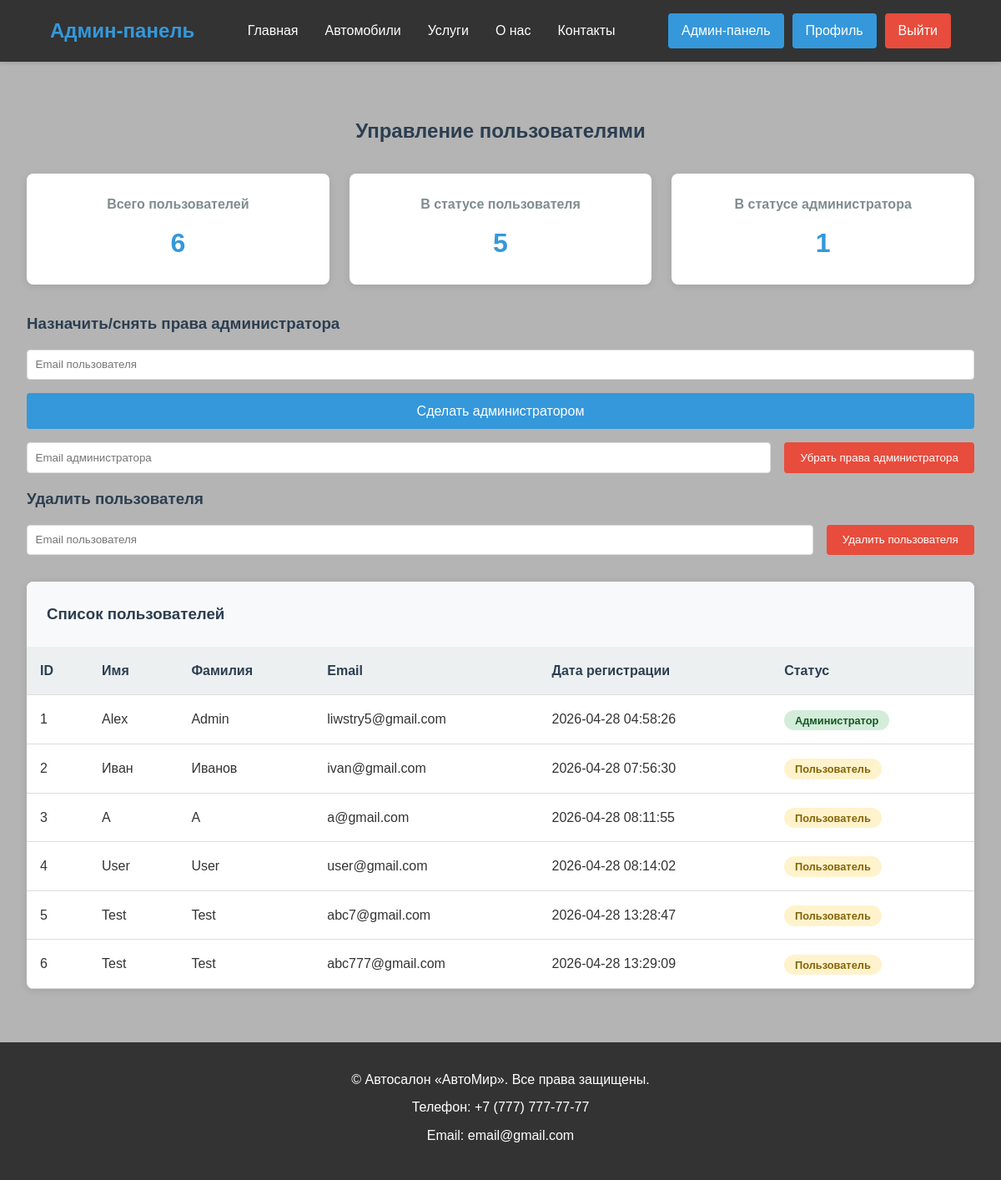
Page /admin/users (signed in) on the committed database.
### database/setup_db/models/users_ml.py (models this page shows, shortened)
class Users(db.Model):
    id = db.Column(db.Integer, primary_key=True)
    name = db.Column(db.String(100), nullable=False)
    last_name = db.Column(db.String(100), nullable=False)
    email = db.Column(db.String(100), nullable=False, unique=True)
    password = db.Column(db.String(100), nullable=False)
    city = db.Column(db.String(100))
    date_create = db.Column(db.DateTime, default=func.datetime(func.now(), "+3 hours"), index=True)
    is_admin = db.Column(db.Boolean, default=False)
    @property
    def is_authenticated(self):
        return True

### routes/admin_routes.py (the view)
        @self.app.route("/admin/users")
        def admin_users():
            return self.admin.open_users_panel()

### app.py (called while the page is built)
@lm.user_loader
def load_user(user_id):
    return db.session.get(Users, user_id)

### logic/pages/admin/users_handler.py (called while the page is built)
    def _get_stats(self):
        all_users = Users.query.count()
        users_count = Users.query.filter_by(is_admin=False).count()
        admin_count = Users.query.filter_by(is_admin=True).count()
        users = Users.query.all()
        return {
            "all_users": all_users,
            "users_count": users_count,
            "admin_count": admin_count,
            "users": users
        }

    def open_users_panel(self):
        if not current_user.is_authenticated or not current_user.is_admin:
            return render_template("errors/404.html")
        return render_template("admin/users.html", **self._get_stats())

### templates/admin/users.html
{% extends "admin/admin.html" %}
{% block content %}
<link rel="stylesheet" href="{{url_for('static', filename='css/admin.css')}}">
<div class="admin-container">
    <h2>Управление пользователями</h2>
    <div class="admin-stats">
        <div class="stat-card">
            <h3>Всего пользователей</h3>
            <p class="stat-number">{{all_users}}</p>
        </div>
        <div class="stat-card">
            <h3>В статусе пользователя</h3>
            <p class="stat-number">{{users_count}}</p>
        </div>
        <div class="stat-card">
            <h3>В статусе администратора</h3>
            <p class="stat-number">{{admin_count}}</p>
        </div>
    </div>
    <div class="admin-controls">
        <h3>Назначить/снять права администратора</h3>
        <form method="POST" action="/admin/users/admin-add" class="admin-form">
            <input type="email" name="email" placeholder="Email пользователя" required>
            <button type="submit" class="btn btn-primary">Сделать администратором</button>
        </form>
        <form method="POST" action="/admin/users/admin-remove" class="admin-form">
            <input type="email" name="email" placeholder="Email администратора" required>
            <button type="submit" class="btn btn-danger">Убрать права администратора</button>
        </form>
        <h3>Удалить пользователя</h3>
        <form method="POST" action="/admin/users/user-remove" class="admin-form">
            <input type="email" name="email" placeholder="Email пользователя" required>
            <button type="submit" class="btn btn-danger">Удалить пользователя</button>
        </form>
    </div>
    <div class="users-table-container">
        <h3>Список пользователей</h3>
        <table class="users-table">
            <thead>
                <tr>
                    <th>ID</th>
                    <th>Имя</th>
                    <th>Фамилия</th>
                    <th>Email</th>
                    <th>Дата регистрации</th>
                    <th>Статус</th>
                </tr>
            </thead>
            <tbody>
                {% for user in users %}
                <tr>
                    <td>{{ user.id }}</td>
                    <td>{{ user.name }}</td>
                    <td>{{ user.last_name }}</td>
                    <td>{{ user.email }}</td>
                    <td>{{ user.date_create }}</td>
                    <td>
                        {% if user.is_admin %}
                            <span class="badge badge-admin">Администратор</span>
                        {% else %}
                            <span class="badge badge-user">Пользователь</span>
                        {% endif %}
                    </td>
        </tr>
        {% endfor %}
    </tbody>
</table>
</div>
</div>
{% endblock %}

### static/css/base.css (style rules this page uses)
* { margin: 0; padding: 0; box-sizing: border-box; }
body { font-family: 'Arial', sans-serif; line-height: 1.6; color: #333; background-color: #f9f9f9; }
.btn { padding: 0.6rem 1.2rem; border: none; border-radius: 4px; cursor: pointer; transition: all 0.3s; }

### static/css/cars.css (style rules this page uses)
.btn-primary { background: #e74c3c; color: white; padding: 12px 24px; border: none; border-radius: 4px; cursor: pointer; font-size: 16px; width: 100%; }

### static/css/admin.css (style rules this page uses)
body { background: #b4b4b4; }
.admin-container { padding: 2rem; max-width: 1200px; margin: 0 auto; }
.admin-container h2 { text-align: center; margin-bottom: 2rem; color: #2c3e50; }
.admin-stats { display: grid; grid-template-columns: repeat(auto-fit, minmax(250px, 1fr)); gap: 1.5rem; margin-bottom: 2rem; }
.stat-card { background: white; padding: 1.5rem; border-radius: 8px; box-shadow: 0 2px 10px rgba(0, 0, 0, 0.1); text-align: center; }
.stat-card h3 { color: #7f8c8d; font-size: 1rem; margin-bottom: 0.5rem; }
.stat-number { font-size: 2rem; font-weight: bold; color: #3498db; }
.admin-controls { margin-bottom: 2rem; }
.admin-controls h3 { margin-bottom: 1rem; color: #2c3e50; }
.admin-form { display: flex; gap: 1rem; margin-bottom: 1rem; flex-wrap: wrap; }
.admin-form input { flex: 1; min-width: 250px; padding: 0.6rem; border: 1px solid #ddd; border-radius: 4px; }
.btn-primary { background: #3498db; color: white; }
.btn-danger { background: #e74c3c; color: white; }
.users-table-container { background: white; border-radius: 8px; box-shadow: 0 2px 10px rgba(0, 0, 0, 0.1); overflow: hidden; }
.users-table-container h3 { padding: 1.5rem; background: #f8f9fa; margin: 0; color: #2c3e50; }
.users-table { width: 100%; border-collapse: collapse; }
.users-table thead { background: #ecf0f1; }
.users-table th, .users-table td { padding: 1rem; text-align: left; border-bottom: 1px solid #ddd; }
.users-table th { font-weight: bold; color: #2c3e50; }
.badge { padding: 0.3rem 0.8rem; border-radius: 20px; font-size: 0.8rem; font-weight: bold; }
.badge-admin { background: #d4edda; color: #155724; }
.badge-user { background: #fff3cd; color: #856404; }
.btn-primary { background: #3498db; color: white; padding: 0.8rem 1.5rem; border: none; border-radius: 4px; cursor: pointer; font-size: 1rem; transition: background 0.3s ease; }

### rows in the picture
Users: id "1", name "Alex", last_name "Admin", email "liwstry5@gmail.com", date_create "2026-04-28 04:58:26", is_admin "Администратор"
Users: id "2", name "Иван", last_name "Иванов", email "ivan@gmail.com", date_create "2026-04-28 07:56:30", is_admin "Пользователь"
Users: id "3", name "A", last_name "A", email "a@gmail.com", date_create "2026-04-28 08:11:55", is_admin "Пользователь"
Users: id "4", name "User", last_name "User", email "user@gmail.com", date_create "2026-04-28 08:14:02", is_admin "Пользователь"
Users: id "5", name "Test", last_name "Test", email "abc7@gmail.com", date_create "2026-04-28 13:28:47", is_admin "Пользователь"
Users: id "6", name "Test", last_name "Test", email "abc777@gmail.com", date_create "2026-04-28 13:29:09", is_admin "Пользователь"

### other values in the picture
{{ all_users }} "6"
{{ users_count }} "5"
{{ admin_count }} "1"
